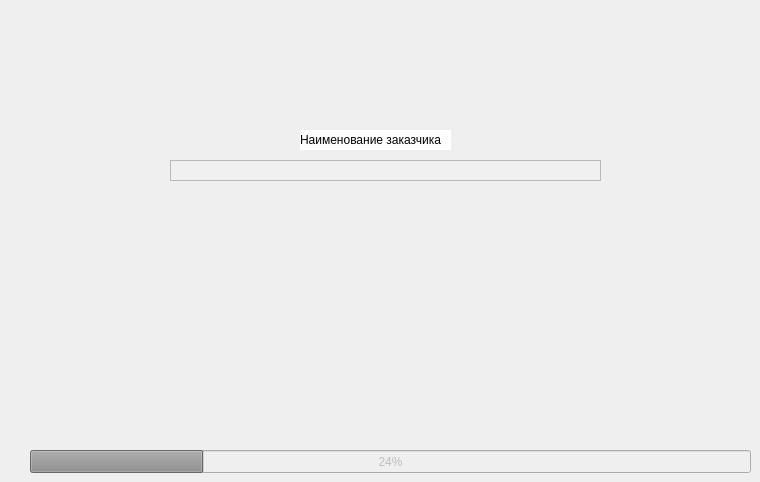
    <widget class="QWidget" name="_1_LoadingWindow">
     <widget class="QProgressBar" name="progressBar">
      <property name="enabled">
       <bool>false</bool>
      </property>
      <property name="geometry">
       <rect>
        <x>30</x>
        <y>450</y>
        <width>721</width>
        <height>23</height>
       </rect>
      </property>
      <property name="sizePolicy">
       <sizepolicy hsizetype="Fixed" vsizetype="Fixed">
        <horstretch>0</horstretch>
        <verstretch>0</verstretch>
       </sizepolicy>
      </property>
      <property name="autoFillBackground">
       <bool>false</bool>
      </property>
      <property name="styleSheet">
       <string notr="true">selection-color: rgb(170, 0, 0);</string>
      </property>
      <property name="value">
       <number>24</number>
      </property>
     </widget>
     <widget class="QFrame" name="Namecustomer">
      <property name="geometry">
       <rect>
        <x>170</x>
        <y>160</y>
        <width>431</width>
        <height>21</height>
       </rect>
      </property>
      <property name="autoFillBackground">
       <bool>false</bool>
      </property>
      <property name="styleSheet">
       <string notr="true">background-color: rgb(240, 240, 240);</string>
      </property>
      <property name="frameShape">
       <enum>QFrame::StyledPanel</enum>
      </property>
      <property name="frameShadow">
       <enum>QFrame::Raised</enum>
      </property>
     </widget>
     <widget class="QLabel" name="label">
      <property name="geometry">
       <rect>
        <x>300</x>
        <y>130</y>
        <width>151</width>
        <height>20</height>
       </rect>
      </property>
      <property name="styleSheet">
       <string notr="true">background-color: rgb(255, 255, 255);</string>
      </property>
      <property name="text">
       <string>Наименование заказчика</string>
      </property>
     </widget>
    </widget>
